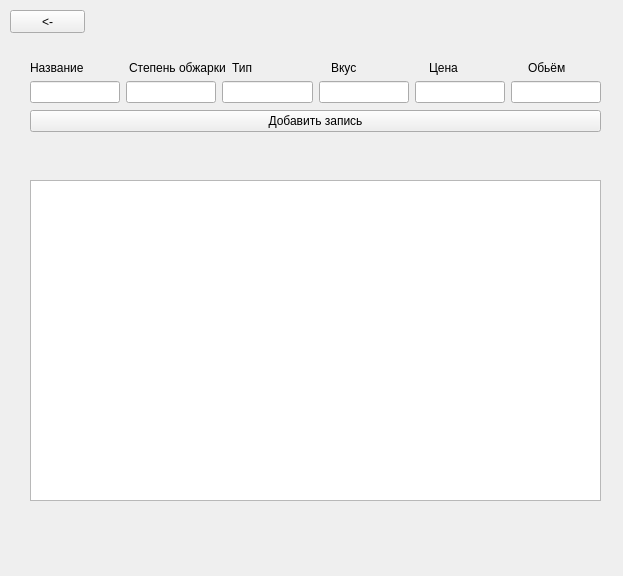
<?xml version="1.0" encoding="UTF-8"?>
<ui version="4.0">
 <class>Form</class>
 <widget class="QWidget" name="Form">
  <property name="geometry">
   <rect>
    <x>0</x>
    <y>0</y>
    <width>623</width>
    <height>576</height>
   </rect>
  </property>
  <property name="windowTitle">
   <string>Form</string>
  </property>
  <widget class="QTableWidget" name="tableWidget">
   <property name="geometry">
    <rect>
     <x>30</x>
     <y>180</y>
     <width>571</width>
     <height>321</height>
    </rect>
   </property>
  </widget>
  <widget class="QWidget" name="">
   <property name="geometry">
    <rect>
     <x>30</x>
     <y>80</y>
     <width>571</width>
     <height>53</height>
    </rect>
   </property>
   <layout class="QVBoxLayout" name="verticalLayout">
    <item>
     <layout class="QHBoxLayout" name="horizontalLayout">
      <item>
       <widget class="QLineEdit" name="lineEdit"/>
      </item>
      <item>
       <widget class="QLineEdit" name="lineEdit_2"/>
      </item>
      <item>
       <widget class="QLineEdit" name="lineEdit_3"/>
      </item>
      <item>
       <widget class="QLineEdit" name="lineEdit_4"/>
      </item>
      <item>
       <widget class="QLineEdit" name="lineEdit_5"/>
      </item>
      <item>
       <widget class="QLineEdit" name="lineEdit_6"/>
      </item>
     </layout>
    </item>
    <item>
     <widget class="QPushButton" name="pushButton">
      <property name="text">
       <string>Добавить запись</string>
      </property>
     </widget>
    </item>
   </layout>
  </widget>
  <widget class="QPushButton" name="pushButton_2">
   <property name="geometry">
    <rect>
     <x>10</x>
     <y>10</y>
     <width>75</width>
     <height>23</height>
    </rect>
   </property>
   <property name="text">
    <string>&lt;-</string>
   </property>
  </widget>
  <widget class="QWidget" name="">
   <property name="geometry">
    <rect>
     <x>30</x>
     <y>60</y>
     <width>591</width>
     <height>16</height>
    </rect>
   </property>
   <layout class="QHBoxLayout" name="horizontalLayout_2">
    <item>
     <widget class="QLabel" name="label">
      <property name="text">
       <string>Название</string>
      </property>
     </widget>
    </item>
    <item>
     <widget class="QLabel" name="label_2">
      <property name="text">
       <string>Степень обжарки</string>
      </property>
     </widget>
    </item>
    <item>
     <widget class="QLabel" name="label_3">
      <property name="text">
       <string>Тип</string>
      </property>
     </widget>
    </item>
    <item>
     <widget class="QLabel" name="label_4">
      <property name="text">
       <string>Вкус</string>
      </property>
     </widget>
    </item>
    <item>
     <widget class="QLabel" name="label_5">
      <property name="text">
       <string>Цена</string>
      </property>
     </widget>
    </item>
    <item>
     <widget class="QLabel" name="label_6">
      <property name="text">
       <string>Обьём</string>
      </property>
     </widget>
    </item>
   </layout>
  </widget>
 </widget>
 <resources/>
 <connections/>
</ui>
